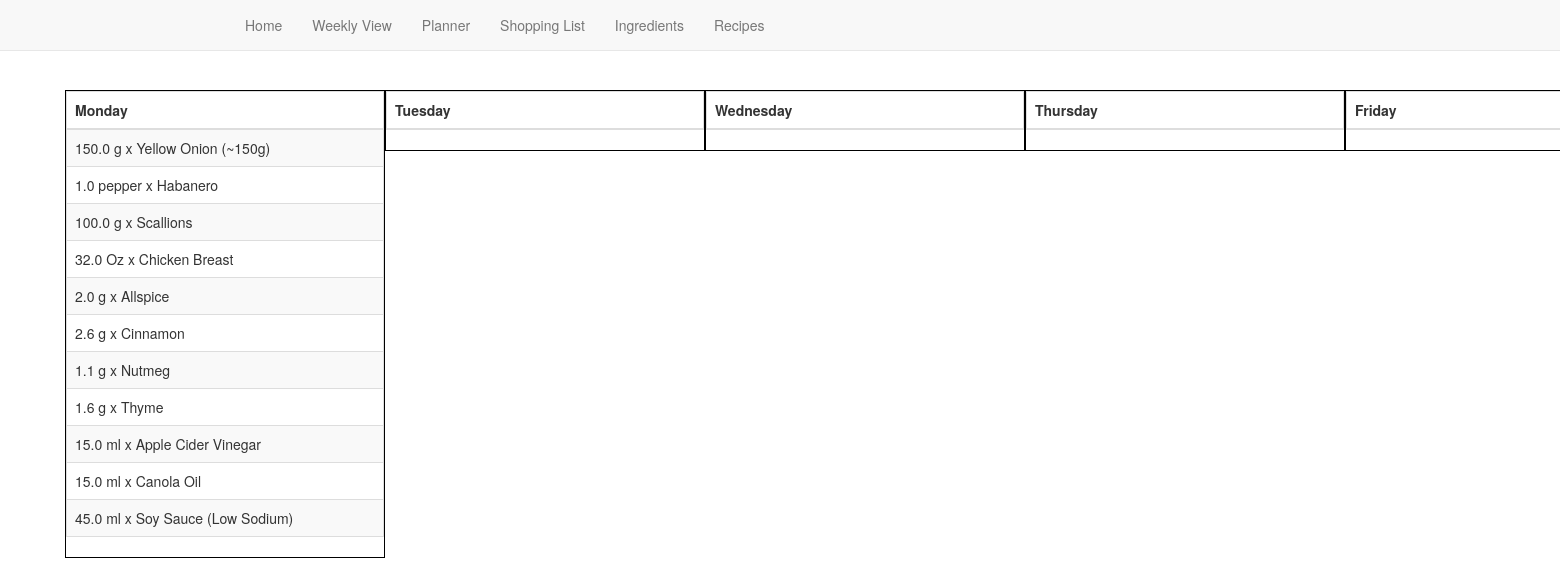
The page /weekly_view on the database its author committed.
### models.py (models this page shows, shortened)
class Shopping(db.Model):
    id = db.Column(db.Integer, primary_key=True)
    qty = db.Column(db.Float)
    unit_name = db.Column(db.String(30))
    ingredient_name = db.Column(db.String(120))
    aisle_name = db.Column(db.String(30))
    aisle_id = db.Column(db.Integer)
    day_label = db.Column(db.String(10))

### main.py (the view)
@app.route("/weekly_view", methods=["GET", "POST"])
def weekly_view():
    monday_ingredients = (
                Shopping.query.filter_by(day_label = "monday").with_entities(
                    Shopping.id,
                    Shopping.ingredient_name,
                    Shopping.qty,
                    Shopping.unit_name,
                    Shopping.aisle_name,
                    Shopping.aisle_id,
                    Shopping.day_label,
                    func.sum(Shopping.qty).label("total"),
                )
                .group_by(Shopping.ingredient_name)
                .order_by(Shopping.aisle_id)
                .all()
            )
    tuesday_ingredients = (
                Shopping.query.filter_by(day_label = "tuesday").with_entities(
                    Shopping.id,
                    Shopping.ingredient_name,
                    Shopping.qty,
                    Shopping.unit_name,
                    Shopping.aisle_name,
                    Shopping.aisle_id,
                    Shopping.day_label,
                    func.sum(Shopping.qty).label("total"),
                )
                .group_by(Shopping.ingredient_name)
                .order_by(Shopping.aisle_id)
                .all()
            )
    wednesday_ingredients = (
                Shopping.query.filter_by(day_label = "wednesday").with_entities(
                    Shopping.id,
                    Shopping.ingredient_name,
                    Shopping.qty,
                    Shopping.unit_name,
                    Shopping.aisle_name,
                    Shopping.aisle_id,
                    Shopping.day_label,
                    func.sum(Shopping.qty).label("total"),
                )
                .group_by(Shopping.ingredient_name)
                .order_by(Shopping.aisle_id)
                .all()
            )
    thrusday_ingredients = (
                Shopping.query.filter_by(day_label = "thursday").with_entities(
                    Shopping.id,
                    Shopping.ingredient_name,
                    Shopping.qty,
                    Shopping.unit_name,
                    Shopping.aisle_name,
                    Shopping.aisle_id,
                    Shopping.day_label,
                    func.sum(Shopping.qty).label("total"),
                )
                .group_by(Shopping.ingredient_name)
                .order_by(Shopping.aisle_id)
                .all()
            )
    firday_ingredients = (
                Shopping.query.filter_by(day_label = "friday").with_entities(
                    Shopping.id,
                    Shopping.ingredient_name,
                    Shopping.qty,
                    Shopping.unit_name,
                    Shopping.aisle_name,
                    Shopping.aisle_id,
                    Shopping.day_label,
                    func.sum(Shopping.qty).label("total"),
                )
                .group_by(Shopping.ingredient_name)
                .order_by(Shopping.aisle_id)
                .all()
            )
    saturday_ingredients = (
                Shopping.query.filter_by(day_label = "saturday").with_entities(
                    Shopping.id,
                    Shopping.ingredient_name,
                    Shopping.qty,
                    Shopping.unit_name,
                    Shopping.aisle_name,
                    Shopping.aisle_id,
                    Shopping.day_label,
                    func.sum(Shopping.qty).label("total"),
                )
                .group_by(Shopping.ingredient_name)
                .order_by(Shopping.aisle_id)
                .all()
            )
    sunday_ingredients = (
                Shopping.query.filter_by(day_label = "sunday").with_entities(
                    Shopping.id,
                    Shopping.ingredient_name,
                    Shopping.qty,
                    Shopping.unit_name,
                    Shopping.aisle_name,
                    Shopping.aisle_id,
                    Shopping.day_label,
                    func.sum(Shopping.qty).label("total"),
                )
                .group_by(Shopping.ingredient_name)
                .order_by(Shopping.aisle_id)
                .all()
            )
    return render_template("/weekly_view.html", monday_ingredients=monday_ingredients, tuesday_ingredients=tuesday_ingredients, wednesday_ingredients=wednesday_ingredients, thrusday_ingredients=thrusday_ingredients, firday_ingredients=firday_ingredients, saturday_ingredients=saturday_ingredients, sunday_ingredients=sunday_ingredients)

### templates/weekly_view.html (shortened to what this page needs)
<!DOCTYPE html>
<html lang="en">
  <head>
    <link
      href="{{ url_for('static', filename='css/weekly_style_new.css') }}"
      rel="stylesheet"
    />
    <link
      href="{{ url_for('static', filename='css/bs-non-responsive.css') }}"
      rel="stylesheet"
    />
    <link
      href="{{ url_for('static', filename='css/non-responsive.css') }}"
      rel="stylesheet"
    />
  </head>
  <body>
    {% include 'navbar-no-response.html' %}
    <br />
    <div class="container-table">
      <div class="row">
        <div class="column">
          <table class="table table-hover table-bordered table-striped">
            <thead>
              <tr>
                <th>Monday</th>
              </tr>
            </thead>
            <tbody>
              <tr>
                {% for mi in monday_ingredients %}
                <td>
                  {{'%0.01f'|format(mi.total|float)}} {{mi.unit_name}} x
                  {{mi.ingredient_name}}
                </td>
              </tr>
              {% endfor %}
            </tbody>
          </table>
        </div>
        <div class="column">
          <table class="table table-hover table-bordered table-striped">
            <thead>
              <tr>
                <th>Tuesday</th>
              </tr>
            </thead>
          </table>
        </div>
        <div class="column">
          <table class="table table-hover table-bordered table-striped">
            <thead>
              <tr>
                <th>Wednesday</th>
              </tr>
            </thead>
          </table>
        </div>
        <div class="column">
          <table class="table table-hover table-bordered table-striped">
            <thead>
              <tr>
                <th>Thursday</th>
              </tr>
            </thead>
          </table>
        </div>
        <div class="column">
          <table class="table table-hover table-bordered table-striped">
            <thead>
              <tr>
                <th>Friday</th>
              </tr>
            </thead>
          </table>
        </div>
      </div>
    </div>
  </body>
</html>

### static/css/weekly_style_new.css (style rules this page uses)
body { max-width: 3000px; overflow-x: scroll; }
.column { float: left; width: 320px; border: 1px solid black; }
.row:after { content: ""; display: table; clear: both; }
.container-table { width: 2400px; height: 700px; padding-left: 80px; }

### static/css/non-responsive.css (style rules this page uses)
body { padding-top: 70px; padding-bottom: 30px; }
body, .navbar-fixed-top, .navbar-fixed-bottom { min-width: 970px; }

### rows shown on the page
Shopping: total "150.0", unit_name "g", ingredient_name "Yellow Onion (~150g)"
Shopping: total "1.0", unit_name "pepper", ingredient_name "Habanero"
Shopping: total "100.0", unit_name "g", ingredient_name "Scallions"
Shopping: total "32.0", unit_name "Oz", ingredient_name "Chicken Breast"
Shopping: total "2.0", unit_name "g", ingredient_name "Allspice"
Shopping: total "2.6", unit_name "g", ingredient_name "Cinnamon"
Shopping: total "1.1", unit_name "g", ingredient_name "Nutmeg"
Shopping: total "1.6", unit_name "g", ingredient_name "Thyme"
Shopping: total "15.0", unit_name "ml", ingredient_name "Apple Cider Vinegar"
Shopping: total "15.0", unit_name "ml", ingredient_name "Canola Oil"
Shopping: total "45.0", unit_name "ml", ingredient_name "Soy Sauce (Low Sodium)"
